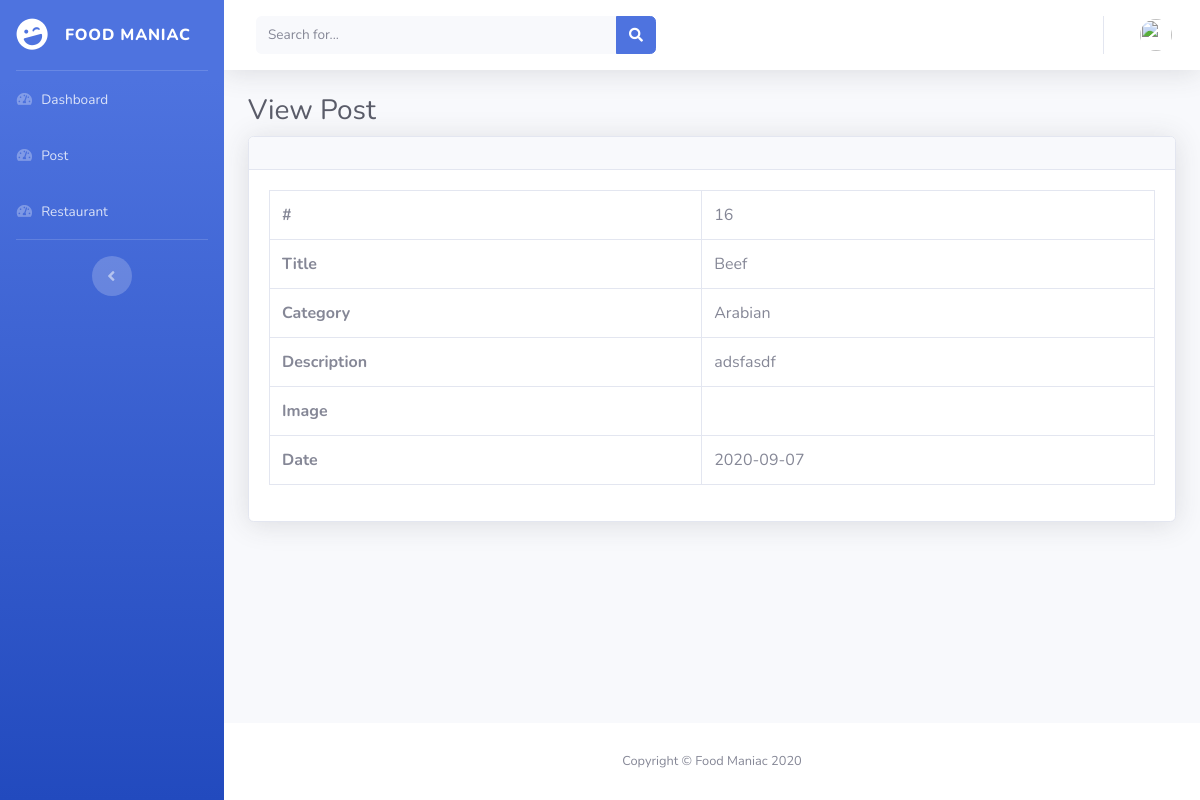
The app's page /dashboard/post-view.php?id=16 with its own data.
### tables this page shows
CREATE TABLE `blog` (
  `blog_id` int(11) NOT NULL,
  `blog_title` varchar(255) NOT NULL,
  `blog_desc` text NOT NULL,
  `blog_image` varchar(255) NOT NULL,
  `blog_published` tinyint(1) DEFAULT NULL,
  `blog_created_at` date DEFAULT NULL,
  `blog_updated_at` date DEFAULT NULL,
  `user_id` int(11) NOT NULL,
  `bc_id` int(11) NOT NULL
);

CREATE TABLE `blog_category` (
  `bc_id` int(11) NOT NULL,
  `bc_title` varchar(255) NOT NULL,
  `bc_desc` text DEFAULT NULL
);

### dashboard/post-view.php (the view, shortened to what this page needs)
<?php
include ('includes/connection.php');
$id = $_GET['id'];
$sql = "SELECT blog.*, blog_category.bc_title as title
        FROM blog
        JOIN blog_category ON blog.bc_id = blog_category.bc_id
        WHERE blog.blog_id = '$id'";
$res = mysqli_query($conn,$sql);
$data = mysqli_fetch_assoc($res);
?>
<!DOCTYPE html>
<html lang="en">
<head>
    <link href="vendor/fontawesome-free/css/all.min.css" rel="stylesheet" type="text/css">
    <link href="css/sb-admin-2.min.css" rel="stylesheet">
    <link href="vendor/datatables/dataTables.bootstrap4.min.css" rel="stylesheet">
</head>
<body id="page-top">
<div id="wrapper">
    <?php include "includes/sidebar.php"; ?>
    <div id="content-wrapper" class="d-flex flex-column">
        <div id="content">
            <nav class="navbar navbar-expand navbar-light bg-white topbar mb-4 static-top shadow">
                <form class="d-none d-sm-inline-block form-inline mr-auto ml-md-3 my-2 my-md-0 mw-100 navbar-search">
                    <div class="input-group">
                        <input type="text" class="form-control bg-light border-0 small" placeholder="Search for..." aria-label="Search" aria-describedby="basic-addon2">
                        <div class="input-group-append">
                            <button class="btn btn-primary" type="button">
                                <i class="fas fa-search fa-sm"></i>
                            </button>
                        </div>
                    </div>
                </form>
                <ul class="navbar-nav ml-auto">
                    <li class="nav-item dropdown no-arrow">
                        <a class="nav-link dropdown-toggle" href="#" id="userDropdown" role="button" data-toggle="dropdown" aria-haspopup="true" aria-expanded="false">
                            <img class="img-profile rounded-circle" src="https://source.unsplash.com/QAB-WJcbgJk/60x60">
                        </a>
                    </li>
                </ul>
            </nav>
            <div class="container-fluid">
                <h1 class="h3 mb-2 text-gray-800">View Post</h1>
                <div class="card shadow mb-4">
                    <div class="card-header py-3">
                    </div>
                    <div class="card-body">
                        <div class="table-responsive">
                            <table class="table table-bordered" width="100%" cellspacing="0">
                                <tr>
                                    <th>#</th>
                                    <td><?php echo $data['blog_id'] ?></td>
                                </tr>
                                    <th>Title</th>
                                    <td><?php echo $data['blog_title'] ?></td>
                                    <th>Category</th>
                                    <td><?php echo $data['title'] ?></td>
                                    <th>Description</th>
                                    <td><?php echo $data['blog_desc'] ?></td>
                                    <th>Image</th>
                                    <td><img src="<?= $data['blog_image']?>" width="300" alt=""></td>
                                    <th>Date</th>
                                    <td><?php echo $data['blog_created_at'] ?></td>
                            </table>
                        </div>
                    </div>
                </div>
            </div>
        </div>
        <footer class="sticky-footer bg-white">
            <div class="container my-auto">
                <div class="copyright text-center my-auto">
                    <span>Copyright &copy; Food Maniac 2020</span>
                </div>
            </div>
        </footer>
    </div>
</div>
</body>
</html>

### records on screen
blog: blog_id "16", blog_title "Beef", bc.bc_title "Arabian", blog_desc "adsfasdf", blog_created_at "2020-09-07"
